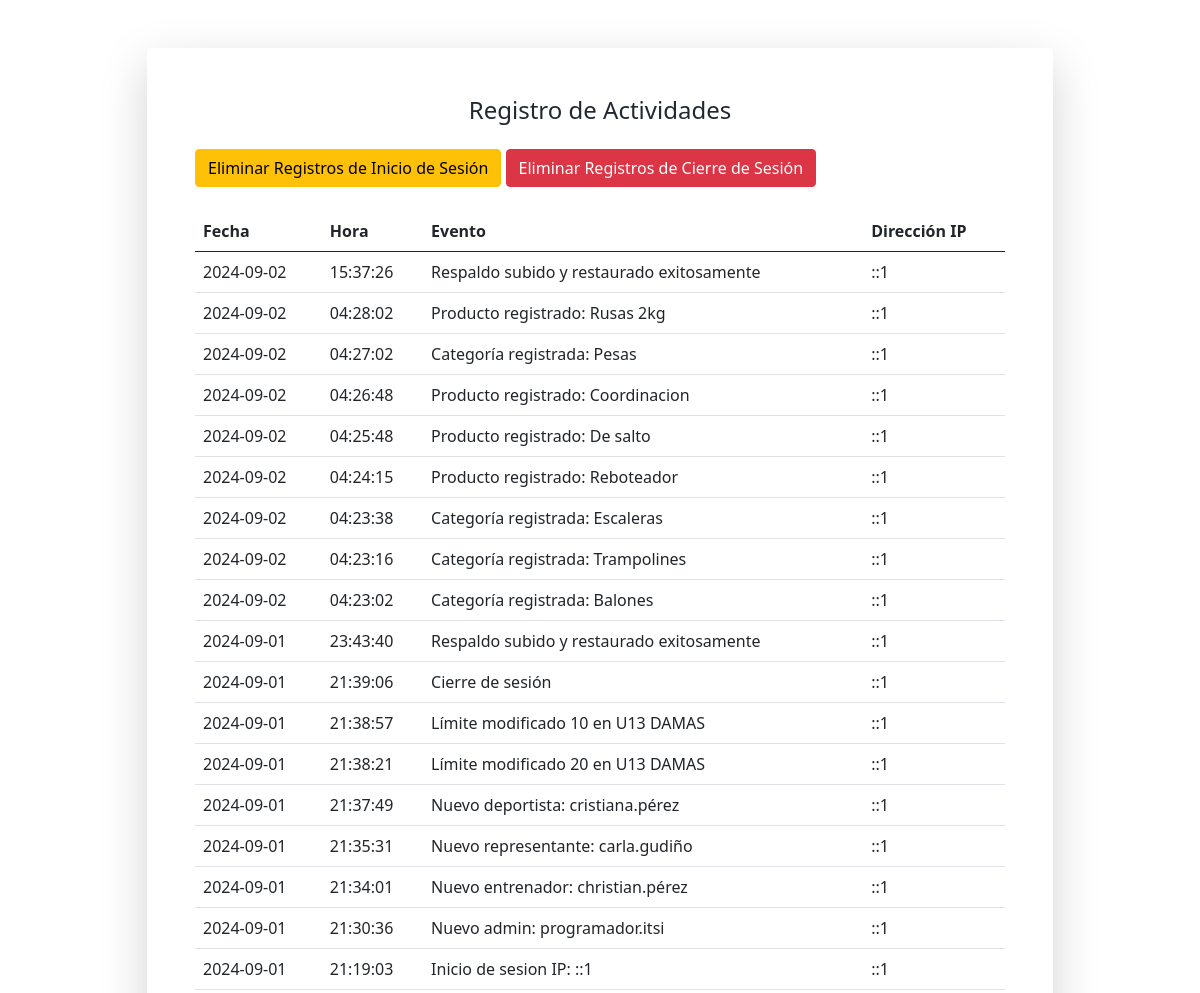
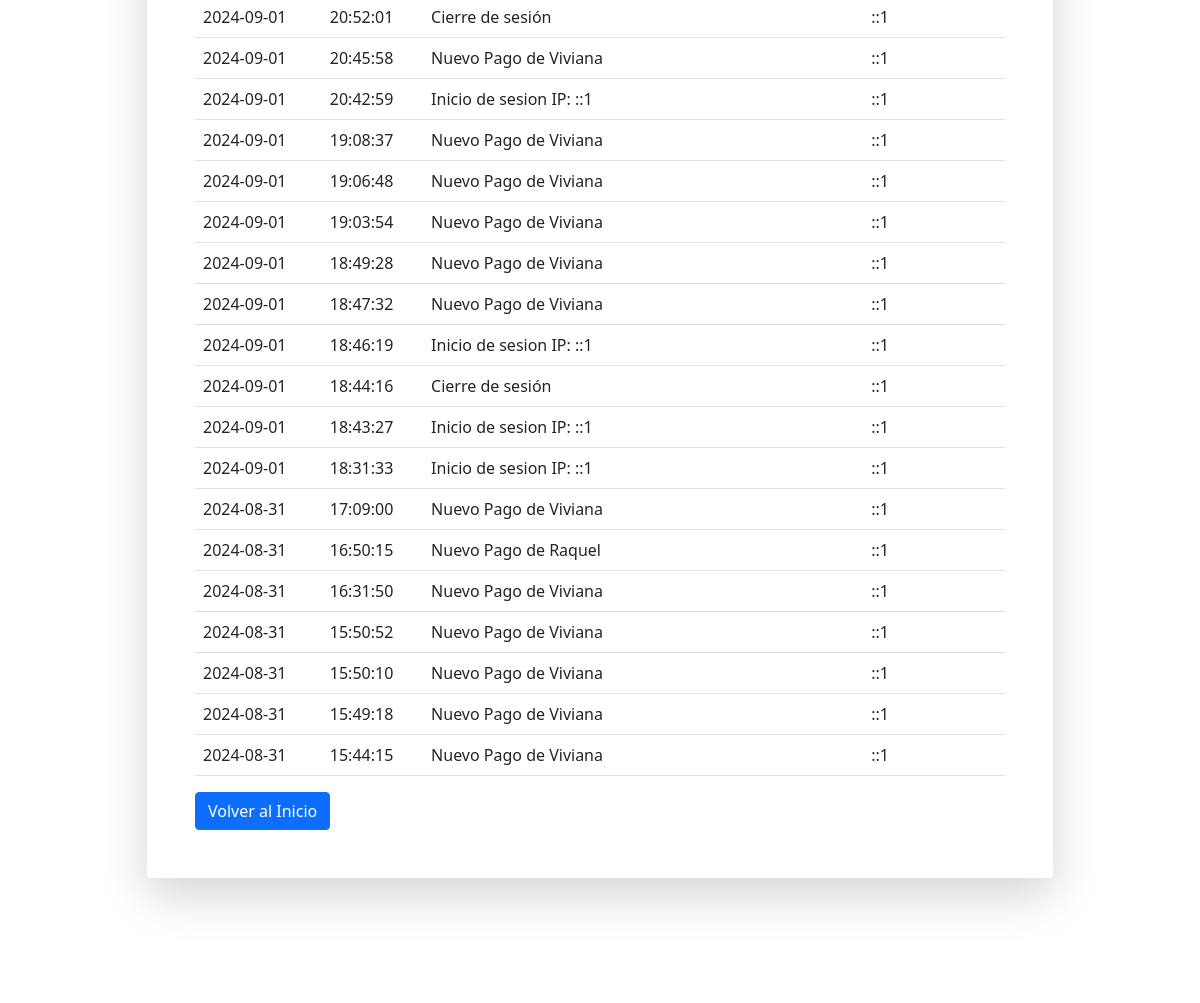
Screenshot of /Public/logs.php (signed in) with the database file from the repository (2 pictures, top to bottom).
### tables this page shows
CREATE TABLE `tab_logs` (
  `ID_LOG` int(11) NOT NULL,
  `ID_USUARIO` int(11) DEFAULT NULL,
  `EVENTO` text DEFAULT NULL,
  `HORA_LOG` time DEFAULT NULL,
  `DIA_LOG` date DEFAULT NULL,
  `IP` varchar(20) DEFAULT NULL,
  `TIPO_EVENTO` enum('inicio_sesion','cierre_sesion','nuevo_usuario','subida_base_datos','nuevo_producto_creado','nueva_categoria_producto_creado','nueva_categoria_deportista_creado','nuevo_observacion_enviada','nuevo_pago_agregado','nuevo_limite_categoria_deportistas_definido','usuario_inactivo','usuario_activo','actualizacion_perfil','categoria_deportista_eliminado','nuevo_observacion_eliminada','nuevo_dato_creado','dato_eliminado','subida_pdf','descarga_pdf','cambio_contraseña','pago_eliminado','error_sistema','archivo_adjunto_subido','usuario_bloqueado','usuario_desbloqueado') DEFAULT 'inicio_sesion'
);

### Public/logs.php (the view, shortened to what this page needs)
<?php
include_once "../admin/configuracion/conexion.php";
$idUsuario = $_SESSION['user_id'];
$query = "SELECT * FROM tab_logs WHERE ID_USUARIO = ? ORDER BY DIA_LOG DESC, HORA_LOG DESC";
try {
    $stmt = $conn->prepare($query);
    $stmt->bindParam(1, $idUsuario, PDO::PARAM_INT);
    $stmt->execute();
    $result = $stmt->fetchAll(PDO::FETCH_ASSOC);
} catch (Exception $e) {
    echo "Hubo un problema con la consulta: " . $e->getMessage();
    exit();
}
?>
<!DOCTYPE html>
<html lang="en">
<head>
    <link href="/looneytunes/assets/css/styles.css" rel="stylesheet" />
    <link href="https://cdn.jsdelivr.net/npm/bootstrap@5.0.1/dist/css/bootstrap.min.css" rel="stylesheet">
</head>
<body class="bg-gradient-primary">
    <div id="layoutAuthentication">
        <div id="layoutAuthentication_content">
            <main>
                <div class="container-xl px-4">
                    <div class="row justify-content-center">
                        <div class="col-xl-10 col-lg-12 col-md-9">
                            <div class="card o-hidden border-0 shadow-lg my-5">
                                <div class="card-body p-0">
                                    <div class="row">
                                        <div class="col-lg-12">
                                            <div class="p-5">
                                                <div class="text-center">
                                                    <h1 class="h4 text-gray-900 mb-4">Registro de Actividades</h1>
                                                </div>
                                                <form id="deleteForm" method="post" onsubmit="showSpinner()">
                                                    <button type="submit" name="vaciar_inicios" class="btn btn-warning btn-user btn-block">Eliminar Registros de Inicio de Sesión</button>
                                                    <button type="submit" name="vaciar_cierres" class="btn btn-danger btn-user btn-block">Eliminar Registros de Cierre de Sesión</button>
                                                <table class="table mt-4">
                                                    <thead>
                                                        <tr>
                                                            <th>Fecha</th>
                                                            <th>Hora</th>
                                                            <th>Evento</th>
                                                            <th>Dirección IP</th>
                                                        </tr>
                                                    </thead>
                                                    <tbody>
                                                        <?php
                                                        if (!empty($result)) {
                                                            foreach ($result as $row) {
                                                                echo "<tr>";
                                                                echo !empty($row['DIA_LOG']) ? "<td>" . htmlspecialchars($row['DIA_LOG'], ENT_QUOTES, 'UTF-8') . "</td>" : "<td></td>";
                                                                echo !empty($row['HORA_LOG']) ? "<td>" . htmlspecialchars($row['HORA_LOG'], ENT_QUOTES, 'UTF-8') . "</td>" : "<td></td>";
                                                                echo !empty($row['EVENTO']) ? "<td>" . htmlspecialchars($row['EVENTO'], ENT_QUOTES, 'UTF-8') . "</td>" : "<td></td>";
                                                                echo !empty($row['IP']) ? "<td>" . htmlspecialchars($row['IP'], ENT_QUOTES, 'UTF-8') . "</td>" : "<td></td>";
                                                                echo "</tr>";
                                                            }
                                                        } else {
                                                            echo "<tr><td colspan='4' class='text-center'>No hay registros de actividad para mostrar.</td></tr>";
                                                        }
                                                        ?>
                                                    </tbody>
                                                </table>
                                                <a href="../index.php" class="btn btn-primary btn-user btn-block">Volver al Inicio</a>
                                            </div>
                                        </div>
                                    </div>
                                </div>
                            </div>
                        </div>
                    </div>
                </div>
            </main>
        </div>
        <div id="layoutAuthentication_footer">
            <footer class="footer-admin mt-auto footer-dark">
                <div class="container-xl px-4">
                    <div class="row">
                        <div class="col-md-6 small">Copyright &copy; Looney Tunes <span id="currentYear"></span></div>
                        <div class="col-md-6 text-md-end small">
                            <a href="../Public/Privacy_Policy.php">Privacy Policy</a>
                            <a href="../Public/terms_condition.php">Terms &amp; Conditions</a>
                        </div>
                    </div>
                </div>
            </footer>
        </div>
    </div>
</body>
</html>

### rows the page displays
tab_logs: DIA_LOG "2024-09-02", HORA_LOG "15:37:26", EVENTO "Respaldo subido y restaurado exitosamente", IP "::1"
tab_logs: DIA_LOG "2024-09-02", HORA_LOG "04:28:02", EVENTO "Producto registrado: Rusas 2kg", IP "::1"
tab_logs: DIA_LOG "2024-09-02", HORA_LOG "04:27:02", EVENTO "Categoría registrada: Pesas", IP "::1"
tab_logs: DIA_LOG "2024-09-02", HORA_LOG "04:26:48", EVENTO "Producto registrado: Coordinacion", IP "::1"
tab_logs: DIA_LOG "2024-09-02", HORA_LOG "04:25:48", EVENTO "Producto registrado: De salto", IP "::1"
tab_logs: DIA_LOG "2024-09-02", HORA_LOG "04:24:15", EVENTO "Producto registrado: Reboteador", IP "::1"
tab_logs: DIA_LOG "2024-09-02", HORA_LOG "04:23:38", EVENTO "Categoría registrada: Escaleras", IP "::1"
tab_logs: DIA_LOG "2024-09-02", HORA_LOG "04:23:16", EVENTO "Categoría registrada: Trampolines", IP "::1"
tab_logs: DIA_LOG "2024-09-02", HORA_LOG "04:23:02", EVENTO "Categoría registrada: Balones", IP "::1"
tab_logs: DIA_LOG "2024-09-01", HORA_LOG "23:43:40", EVENTO "Respaldo subido y restaurado exitosamente", IP "::1"
tab_logs: DIA_LOG "2024-09-01", HORA_LOG "21:39:06", EVENTO "Cierre de sesión", IP "::1"
tab_logs: DIA_LOG "2024-09-01", HORA_LOG "21:38:57", EVENTO "Límite modificado 10 en U13 DAMAS", IP "::1"
tab_logs: DIA_LOG "2024-09-01", HORA_LOG "21:38:21", EVENTO "Límite modificado 20 en U13 DAMAS", IP "::1"
tab_logs: DIA_LOG "2024-09-01", HORA_LOG "21:37:49", EVENTO "Nuevo deportista: cristiana.pérez", IP "::1"
tab_logs: DIA_LOG "2024-09-01", HORA_LOG "21:35:31", EVENTO "Nuevo representante: carla.gudiño", IP "::1"
tab_logs: DIA_LOG "2024-09-01", HORA_LOG "21:34:01", EVENTO "Nuevo entrenador: christian.pérez", IP "::1"
tab_logs: DIA_LOG "2024-09-01", HORA_LOG "21:30:36", EVENTO "Nuevo admin: programador.itsi", IP "::1"
tab_logs: DIA_LOG "2024-09-01", HORA_LOG "21:19:03", EVENTO "Inicio de sesion IP: ::1", IP "::1"
tab_logs: DIA_LOG "2024-09-01", HORA_LOG "20:52:01", EVENTO "Cierre de sesión", IP "::1"
tab_logs: DIA_LOG "2024-09-01", HORA_LOG "20:45:58", EVENTO "Nuevo Pago de Viviana", IP "::1"
tab_logs: DIA_LOG "2024-09-01", HORA_LOG "20:42:59", EVENTO "Inicio de sesion IP: ::1", IP "::1"
tab_logs: DIA_LOG "2024-09-01", HORA_LOG "19:08:37", EVENTO "Nuevo Pago de Viviana", IP "::1"
tab_logs: DIA_LOG "2024-09-01", HORA_LOG "19:06:48", EVENTO "Nuevo Pago de Viviana", IP "::1"
tab_logs: DIA_LOG "2024-09-01", HORA_LOG "19:03:54", EVENTO "Nuevo Pago de Viviana", IP "::1"
tab_logs: DIA_LOG "2024-09-01", HORA_LOG "18:49:28", EVENTO "Nuevo Pago de Viviana", IP "::1"
tab_logs: DIA_LOG "2024-09-01", HORA_LOG "18:47:32", EVENTO "Nuevo Pago de Viviana", IP "::1"
tab_logs: DIA_LOG "2024-09-01", HORA_LOG "18:46:19", EVENTO "Inicio de sesion IP: ::1", IP "::1"
tab_logs: DIA_LOG "2024-09-01", HORA_LOG "18:44:16", EVENTO "Cierre de sesión", IP "::1"
tab_logs: DIA_LOG "2024-09-01", HORA_LOG "18:43:27", EVENTO "Inicio de sesion IP: ::1", IP "::1"
tab_logs: DIA_LOG "2024-09-01", HORA_LOG "18:31:33", EVENTO "Inicio de sesion IP: ::1", IP "::1"
tab_logs: DIA_LOG "2024-08-31", HORA_LOG "17:09:00", EVENTO "Nuevo Pago de Viviana", IP "::1"
tab_logs: DIA_LOG "2024-08-31", HORA_LOG "16:50:15", EVENTO "Nuevo Pago de Raquel", IP "::1"
tab_logs: DIA_LOG "2024-08-31", HORA_LOG "16:31:50", EVENTO "Nuevo Pago de Viviana", IP "::1"
tab_logs: DIA_LOG "2024-08-31", HORA_LOG "15:50:52", EVENTO "Nuevo Pago de Viviana", IP "::1"
tab_logs: DIA_LOG "2024-08-31", HORA_LOG "15:50:10", EVENTO "Nuevo Pago de Viviana", IP "::1"
tab_logs: DIA_LOG "2024-08-31", HORA_LOG "15:49:18", EVENTO "Nuevo Pago de Viviana", IP "::1"
tab_logs: DIA_LOG "2024-08-31", HORA_LOG "15:44:15", EVENTO "Nuevo Pago de Viviana", IP "::1"
